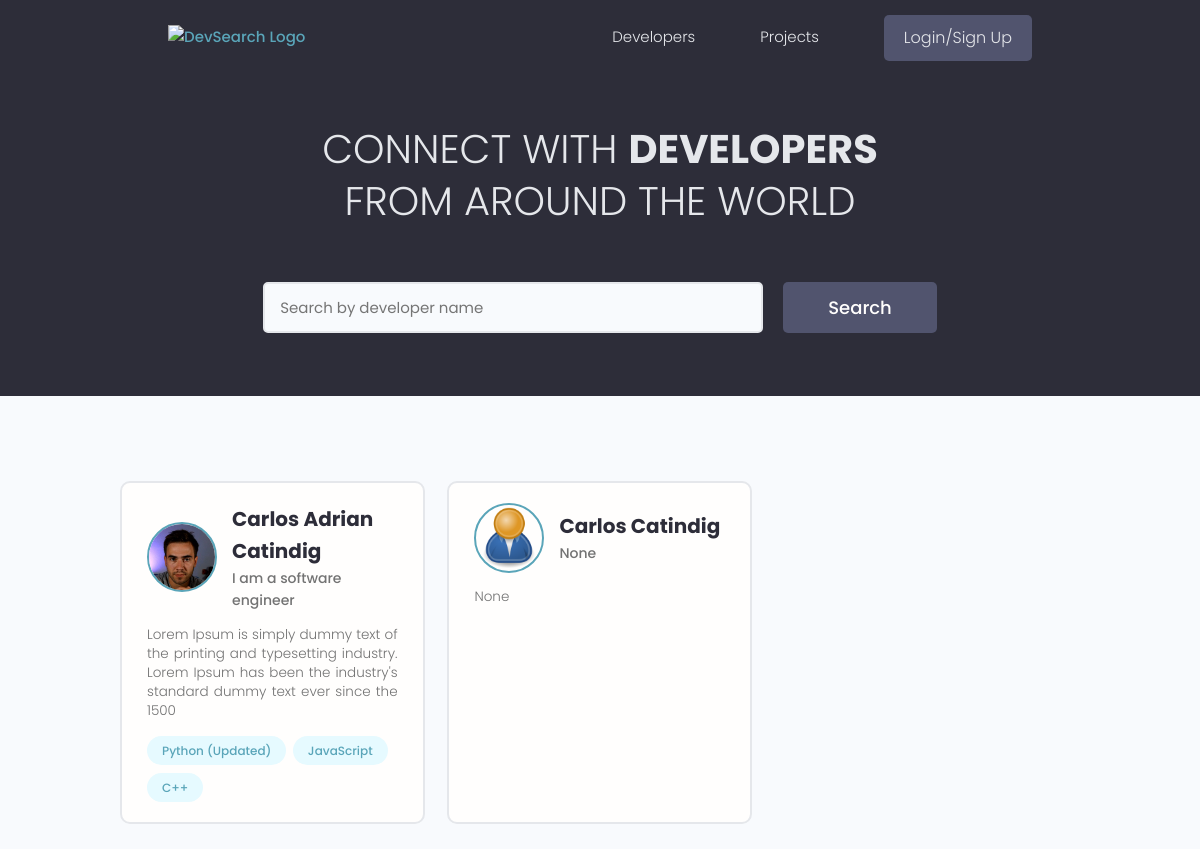
The page / on the database its author committed.
### users/models.py (models this page shows, shortened)
class Profile(models.Model):
    user = models.OneToOneField(User, on_delete=models.CASCADE, null=True, blank=True)
    slug = models.SlugField(null=True, blank=True)
    first_name = models.CharField(max_length=255, null=True, blank=True)
    last_name = models.CharField(max_length=255, null=True, blank=True)
    email = models.EmailField(max_length=320, null=True, blank=True)
    username = models.CharField(max_length=255, null=True, blank=True)
    location = models.CharField(max_length=255, null=True, blank=True)
    short_intro = models.CharField(max_length=255, null=True, blank=True)
    bio = models.TextField(null=True, blank=True)
    profile_image = models.ImageField(null=True, blank=True, upload_to='profiles/', default='profiles/user-default.png')
    social_github = models.CharField(max_length=2048, null=True, blank=True)
    social_twitter = models.CharField(max_length=2048, null=True, blank=True)
    social_linkedin = models.CharField(max_length=2048, null=True, blank=True)
    social_youtube = models.CharField(max_length=2048, null=True, blank=True)
    social_website = models.CharField(max_length=2048, null=True, blank=True)
    created = models.DateTimeField(auto_now_add=True)
    id = models.UUIDField(default=uuid.uuid4, primary_key=True, unique=True, editable=False)
    class Meta:
        verbose_name_plural = 'Profiles'
    def get_absolute_url(self):
        return reverse("user-profile", args=[self.slug])
    @property
    def image_url(self):
        try:
            url = self.profile_image.url
        except:
            url = ''
        return url
    @property
    def get_name(self):
        return f"{self.first_name} {self.last_name}"

class Skill(models.Model):
    owner = models.ForeignKey(Profile, null=True, blank=True, on_delete=models.CASCADE)
    name = models.CharField(max_length=255, null=True, blank=True)
    description = models.TextField(null=True, blank=True)
    created = models.DateTimeField(auto_now_add=True)
    id = models.UUIDField(default=uuid.uuid4, unique=True, primary_key=True, editable=False)
    class Meta:
        verbose_name_plural = 'Skills'
    def __str__(self):
        return self.name

### users/views.py (the view)
# urls.py: path("", views.index, name="projects"),
def index(request):
    profiles = Profile.objects.all()
    context = {"profiles":profiles}
    return render(request, "users/index.html", context)

### users/templates/users/index.html (shortened to what this page needs)
{% extends 'main.html' %}
{% block content %}
<main class="home">
    <section class="hero-section text-center">
        <div class="container container--narrow">
            <div class="hero-section__box">
                <h2>CONNECT WITH <span>DEVELOPERS</span></h2>
                <h2>FROM AROUND THE WORLD</h2>
            </div>
            <div class="hero-section__search">
                <form class="form" action="#" method="get">
                    <div class="form__field">
                        <input class="input input--text" id="formInput#search" type="text" name="text"
                            placeholder="Search by developer name" />
                    </div>
                    <input class="btn btn--sub btn--lg" type="submit" value="Search" />
                </form>
            </div>
        </div>
    </section>
    <section class="devlist">
        <div class="container">
            <div class="grid grid--three">
                {% for profile in profiles %}
                <div class="column card">
                    <div class="dev">
                        <a href="{{profile.get_absolute_url}}" class="card__body">
                            <div class="dev__profile">
                                <img class="avatar avatar--md" src="{{ profile.image_url }}"
                                    alt="image" />
                                <div class="dev__meta">
                                    <h3>{{ profile.get_name|title }}</h3>
                                    <h5>{{ profile.short_intro|slice:"60" }}</h5>
                                </div>
                            </div>
                            <p class="dev__info">
                               {{ profile.bio|slice:"150" }}
                            </p>
                            <div class="dev__skills">
                                {% for skill in profile.skill_set.all|slice:"5"  %}
                                <span class="tag tag--pill tag--main">
                                    <small>{{skill}}</small>
                                </span>
                                {% endfor %}
                            </div>
                        </a>
                    </div>
                </div>
                {% endfor %}
            </div>
        </div>
    </section>
</main>
{% endblock content %}

### static/styles/app.css (style rules this page uses)
:root { --color-sub: #2d2d39; }
.btn--sub { background-color: var(--color-sub-light); }
.card { border: 2px solid var(--color-light); }
img { width: 100%; }
.hero-section { height: 40vh; display: flex; align-items: center; background-color: var(--color-sub); }
.hero-section__box { margin-bottom: 4rem; }
.hero-section__box > h2, .hero-section__box > h2 > span { font-size: 4rem; color: var(--color-light); line-height: 1.3; text-transform: uppercase; }
.hero-section__box > h2 { font-weight: 300; }
.hero-section__box > h2 > span { font-weight: 700; }
.hero-section__search > .form { display: flex; align-items: center; justify-content: center; gap: 2rem; }
.hero-section__search > .form input.input--text { width: 50rem; }
.devlist { margin-top: 8rem; }
.devlist .grid { align-items: stretch; }
.devlist .dev .dev__profile { display: flex; align-items: center; gap: 1.5rem; }
.devlist .dev .dev__meta h3 { color: var(--color-sub); font-size: 2rem; font-weight: 700; }
.devlist .dev .dev__meta h5 { color: var(--color-text); font-size: 1.4rem; font-weight: 500; }
.devlist .dev .dev__info { margin: 1.5rem 0; font-size: 1.35rem; line-height: 1.4; text-align: justify; }

### static/uikit/styles/modules/_variables.css (style rules this page uses)
:root { --color-main: #5aa5b9; --color-main-light: #e6faff; --color-sub: #3f4156; --color-sub-light: #51546e; --color-sub-lighter: #ededfd; --color-text: #737373; --color-gray: #8b8b8b; --color-light: #e5e7eb; --color-light-gray: #767676; --color-bg: #f8fafd; --color-white: #fffefd; --color-white-light: #f3f3f3; --color-success: #359e64; --color-success-bg: #def8e8; --color-error: #fc4b0b; --color-error-bg: #fff2ee; --font-base: 'Poppins', arial, helvetica, 'Segoe UI', roboto, ubuntu, sans-serif; --font-monospace: 'Fira Code', 'Courier New', courier, monospace; --font-regular: 300; --font-medium: 500; --font-bold: 700; --generic-shadow: 1px 1px 5px #00000010; --generic-transition: all 0.3s ease-in-out; }

### static/uikit/styles/modules/_base.css (style rules this page uses)
* { margin: 0; padding: 0; box-sizing: border-box; text-rendering: optimizeLegibility; color: inherit; font-size: inherit; }
html { font-size: 50%; }
@media only screen and (min-width: 480px) { html { font-size: 56.25%; } }
@media only screen and (min-width: 1200px) { html { font-size: 62.5%; } }
body { line-height: 1.6; font-weight: 400; font-size: 1.5rem; color: var(--color-text); background-color: var(--color-bg); min-height: 100vh; }

### static/uikit/styles/modules/_typography.css (style rules this page uses)
* { font-family: var(--font-base); }
h2 { font-size: 3.6rem; font-weight: var(--font-bold); }
h3 { font-size: 3.2rem; font-weight: var(--font-medium); }
h5 { font-size: 2.4rem; font-weight: var(--font-medium); }
h5, h6 { font-weight: var(--font-regular); }
p, span, strong { font-size: 1.6rem; color: var(--color-text); font-weight: var(--font-regular); }
a { padding-bottom: 2px; text-decoration: none; display: inline-block; color: var(--color-main); font-weight: var(--font-medium); }

### static/uikit/styles/modules/_utilities.css (style rules this page uses)
.container { width: 92%; max-width: 165rem; margin: 0 auto; box-sizing: border-box; }
.container--narrow { width: 92%; max-width: 120rem; }
@media screen and (min-width: 1000px) { .container { width: 90%; } }
@media screen and (min-width: 1000px) { .container--narrow { width: 85%; } }
@media screen and (min-width: 1200px) { .container { width: 80%; } }
@media screen and (min-width: 1200px) { .container--narrow { width: 72%; } }
.text-center { text-align: center; }

### static/uikit/styles/modules/_avatar.css (style rules this page uses)
.avatar { border-radius: 50%; border: 2px solid var(--color-main); object-fit: cover; }
.avatar--md { height: 7rem; width: 7rem; }

### static/uikit/styles/modules/_button.css (style rules this page uses)
.btn { display: inline-block; position: relative; cursor: pointer; background-color: var(--color-light); font-weight: var(--font-medium); color: var(--color-sub); text-decoration: none; padding: 1rem 2rem; border-radius: 0.5rem; border: none; width: -webkit-fit-content; width: -moz-fit-content; width: fit-content; height: -webkit-fit-content; height: -moz-fit-content; height: fit-content; font-size: 1.6rem; outline-width: 0; outline-color: transparent; -webkit-backface-visibility: hidden; backface-visibility: hidden; transition: all 0.3s ease-in-out; }
.btn--sub { background-color: var(--color-sub); color: var(--color-white); }
.btn--lg { font-size: 1.8rem; padding: 1.2rem 4.5rem; }

### static/uikit/styles/modules/_card.css (style rules this page uses)
.card { border-radius: 1rem; background-color: var(--color-white); border: 1.5px solid var(--color-light); width: auto; height: auto; margin-top: 0.5rem; margin-bottom: 0.5rem; overflow: hidden; }
.card__body, .card__header { padding: 2rem 2.5rem; }

### rows shown on the page
Profile: image_url (picture), get_name "Carlos Adrian Catindig", short_intro "I am a software engineer", bio "Lorem Ipsum is simply dummy text of the printing and typesetting industry. Lorem Ipsum has been the industry's standard dummy text ever since the 1500"
Skill: name "Python (Updated)"
Skill: name "JavaScript"
Skill: name "C++"
Profile: image_url (placeholder picture), get_name "Carlos Catindig", short_intro "None", bio "None"
